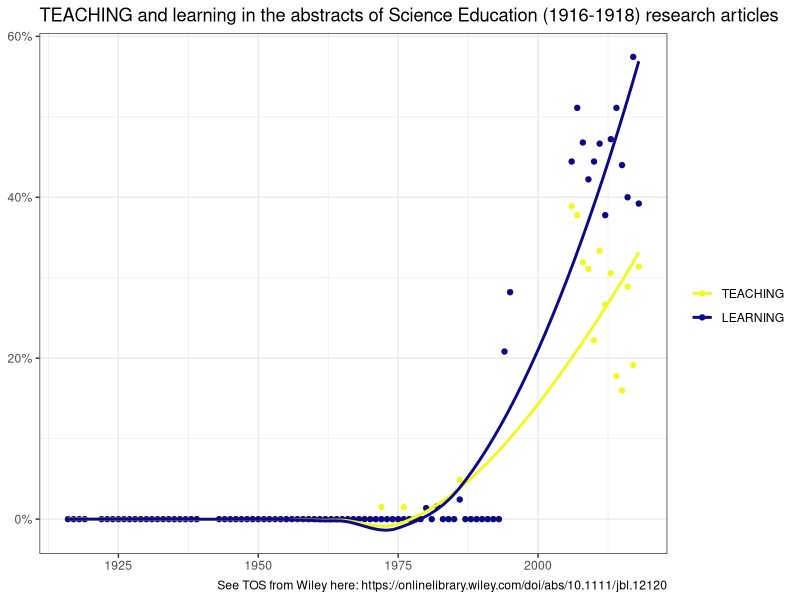

This chart was generated by the following R code:
library(tidyverse)

d1 <- read_csv("scied-scopus/scopus.csv")
d1 <- select(d1, -`Funding Text 1`, -`Funding Text 2`, -`Funding Text 3`)
d2 <- read_csv("scied-scopus/scopus(1).csv")
d3 <- read_csv("scied-scopus/scopus(2).csv")

d <- rbind(d1, d2, d3)

# do$date <- lubridate::parse_date_time(d$date, "b! Y!")

f <- function(term1, term2, d) {
  tp <- d %>%
    mutate(Abstract = tolower(Abstract),
           t1var= as.integer(str_detect(Abstract, term1)),
           t2var = as.integer(str_detect(Abstract, term2)))
  
  tp %>% 
    group_by(Year) %>% 
    summarize(s_inquiry = sum(t1var, na.rm = T) / n(),
              s_practices = sum(t2var, na.rm = T) / n()) %>% 
    gather(key, val, -Year) %>% 
    ggplot(aes(x = Year, y = val, group = key, color = key)) +
    geom_point() +
    # geom_line() +
    theme_bw() +
    scale_y_continuous(labels = scales::percent) +
    ylab(NULL) +
    xlab(NULL) +
    scale_color_viridis_d("", labels = c(toupper(term1), toupper(term2)), option = "C", direction = -1) +
    geom_smooth(se = F) +
    labs(title = str_c(toupper(term1), " and ", term2, " in the abstracts of Science Education (1916-1918) research articles"),
         caption = "See TOS from Wiley here: https://onlinelibrary.wiley.com/doi/abs/10.1111/jbl.12120")
  
  # ggsave("scied-inquiry-practices.png", width = 16.18/2, height = 10/2)
}

f("teaching", "learning", d)
